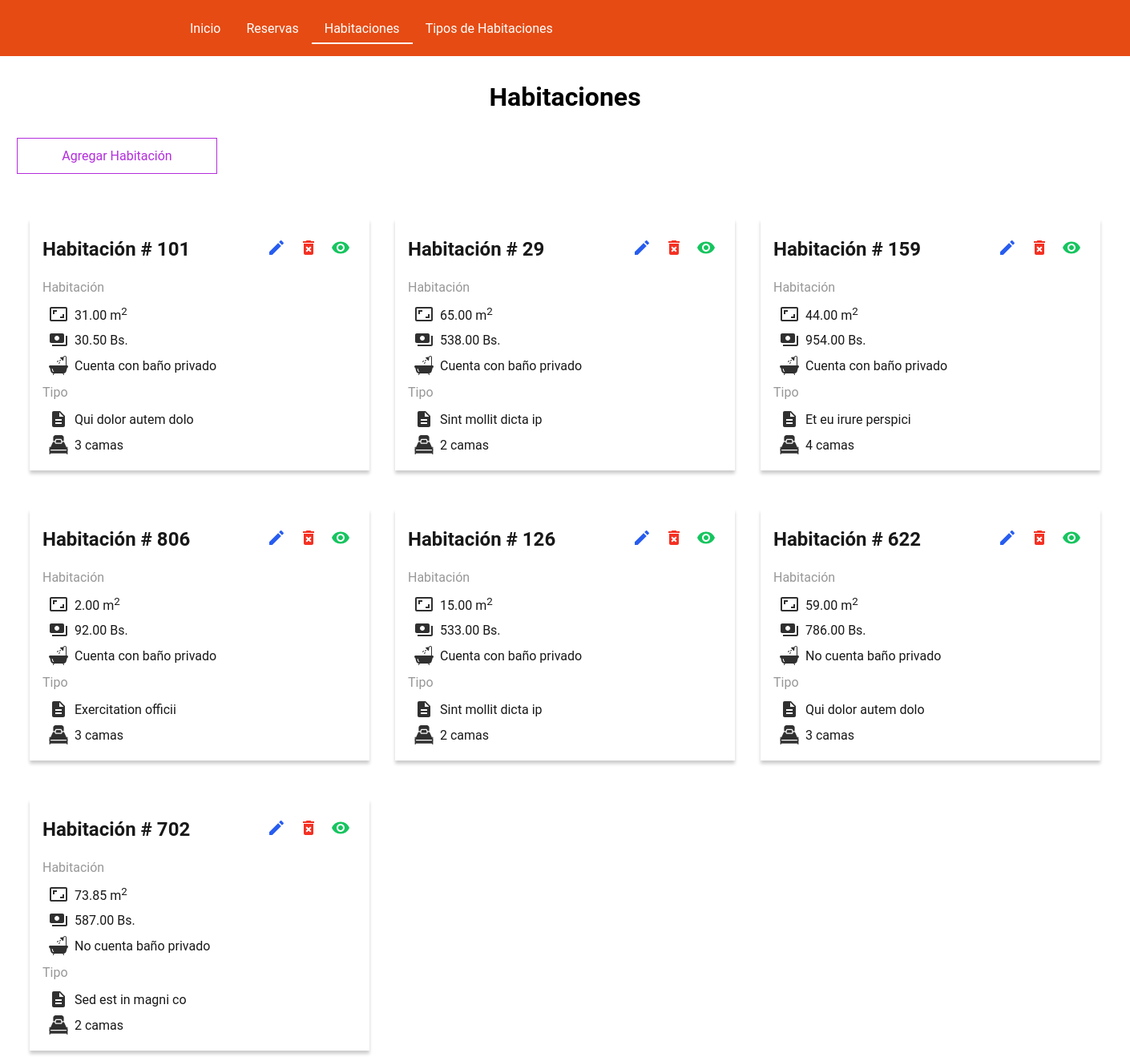
The page /rooms/index.php on the database as committed earlier.
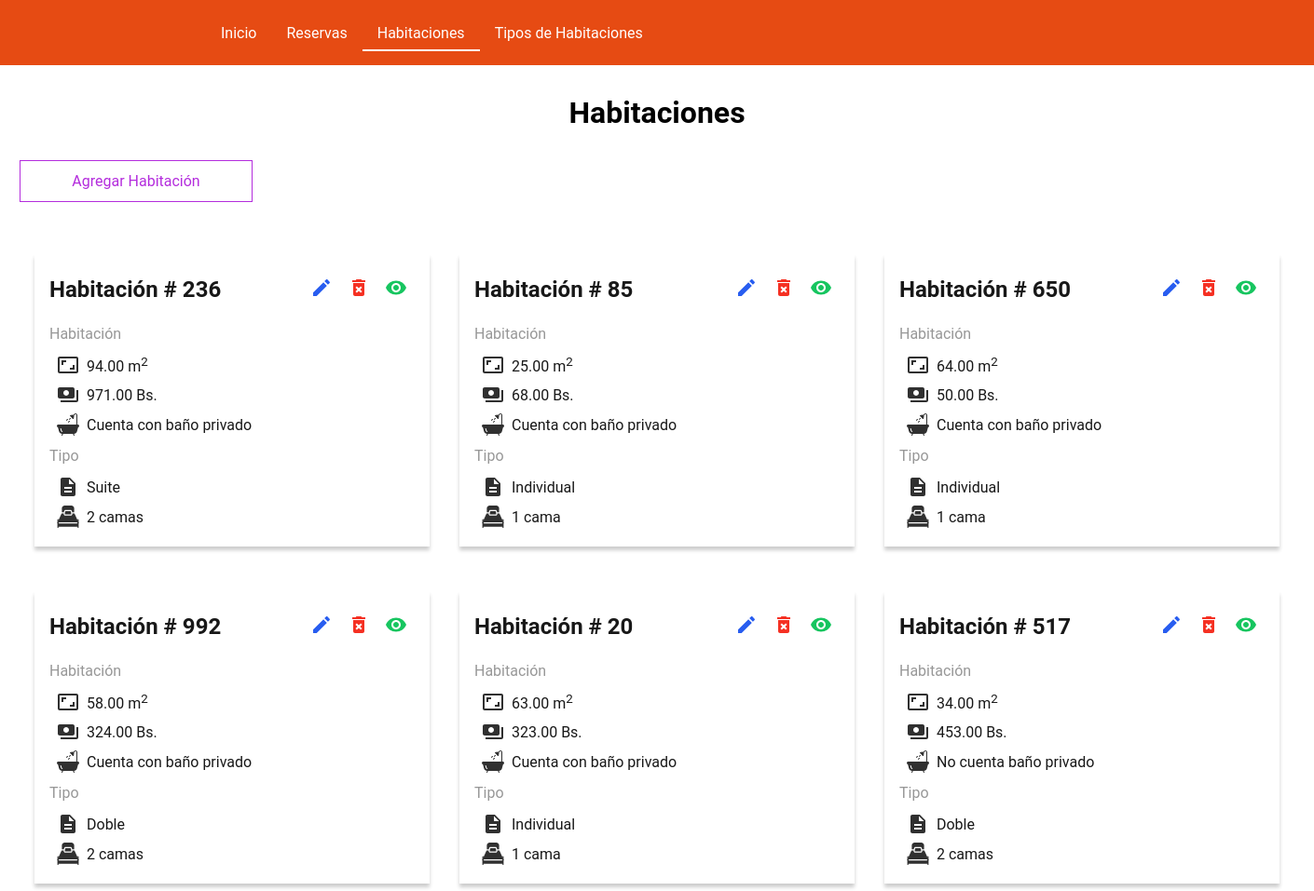
The same page on the database as committed later.
### tables this page shows
CREATE TABLE `rooms` (
  `id` smallint(5) UNSIGNED NOT NULL,
  `number` smallint(5) UNSIGNED NOT NULL,
  `has_private_bathroom` tinyint(1) NOT NULL DEFAULT 0,
  `space` decimal(7,2) NOT NULL,
  `price` decimal(7,2) NOT NULL,
  `type_room_id` tinyint(3) UNSIGNED DEFAULT NULL
);

CREATE TABLE `type_rooms` (
  `id` tinyint(3) UNSIGNED NOT NULL,
  `description` varchar(70) NOT NULL,
  `number_beds` tinyint(3) UNSIGNED NOT NULL
);

### Database.php (called while the page is built, shortened)
<?php
class Database extends mysqli
{
  public function getRooms()
  {
    $query = "SELECT r.id, r.number, r.has_private_bathroom, r.space, r.price, t.description, t.number_beds FROM rooms AS r LEFT JOIN type_rooms AS t ON r.type_room_id = t.id";
    $result = $this->query($query);
    $rooms = $result->fetch_all(MYSQLI_ASSOC);
    return $rooms;
  }
}

### rooms/index.php (the view, shortened to what this page needs)
<!DOCTYPE html>
<html lang="es">
<head>
  <link rel="stylesheet" href="./../css/style.css">
</head>
<body>
  <header class="header">
    <nav class="nav">
      <ul class="nav__list">
        <li class="nav__item">
          <a href="./../index.php" class="nav__link">Inicio</a>
        </li>
        <li class="nav__item">
          <a href="./../reservations/index.php" class="nav__link">Reservas</a>
        </li>
        <li class="nav__item">
          <a href="./../rooms/index.php" class="nav__link nav__link--active">Habitaciones</a>
        </li>
        <li class="nav__item">
          <a href="./../type-rooms/index.php" class="nav__link">
            Tipos de Habitaciones
          </a>
        </li>
      </ul>
    </nav>
  </header>
  <div class="container container--large">
    <h1 class="title">Habitaciones</h1>
    <a class="link link--primary" href="./form-create.php">Agregar Habitación</a>
    <?php
    include('./../database_init.php');
    $rooms = $db->getRooms();
    if (count($rooms) > 0) :
    ?>
      <div class="row">
        <?php
        foreach ($rooms as $room) :
        ?>
          <div class="col-4">
            <div class="card">
              <div class="card__head">
                <h2 class="card__title">Habitación # <?= $room['number'] ?></h2>
                <div class="card__actions">
                  <a class="link link--icon" title="Editar" href="./form-edit.php?id=<?= $room['id'] ?>">
                    <svg class="icon icon--blue link__icon">
                      <use xlink:href="./../assets/feather-sprite.svg#edit" />
                    </svg>
                  </a>
                  <a class="link link--icon" title="Eliminar" href="./delete.php?id=<?= $room['id'] ?>">
                    <svg class="icon icon--red link__icon">
                      <use xlink:href="./../assets/feather-sprite.svg#delete" />
                    </svg>
                  </a>
                  <a class="link link--icon" title="Ver más" href="./show.php?id=<?= $room['id'] ?>">
                    <svg class="icon icon--green link__icon">
                      <use xlink:href="./../assets/feather-sprite.svg#show" />
                    </svg>
                  </a>
                </div>
              </div>
              <div class="card__content">
                <h3 class="card__subtitle">Habitación</h3>
                <ul class="card__list">
                  <li class="card__item">
                    <svg class="icon card__item-icon">
                      <use xlink:href="./../assets/feather-sprite.svg#space" />
                    </svg>
                    <span class="card__item-datum">
                      <?= $room['space'] ?> m<sup>2</sup>
                    </span>
                  </li>
                  <li class="card__item">
                    <svg class="icon card__item-icon">
                      <use xlink:href="./../assets/feather-sprite.svg#price" />
                    </svg>
                    <span class="card__item-datum">
                      <?= $room['price'] ?> Bs.
                    </span>
                  </li>
                  <li class="card__item">
                    <svg class="icon card__item-icon">
                      <use xlink:href="./../assets/feather-sprite.svg#bath" />
                    </svg>
                    <span class="card__item-datum">
                      <?= $room['has_private_bathroom'] ? 'Cuenta con baño privado' : 'No cuenta baño privado' ?>
                    </span>
                  </li>
                </ul>
                <h3 class="card__subtitle">Tipo</h3>
                <ul class="card__list">
                  <li class="card__item">
                    <svg class="icon card__item-icon">
                      <use xlink:href="./../assets/feather-sprite.svg#description" />
                    </svg>
                    <span class="card__item-datum">
                      <?= $room['description'] != NULL ? $room['description'] : 'No definida' ?>
                    </span>
                  </li>
                  <li class="card__item">
                    <svg class="icon card__item-icon">
                      <use xlink:href="./../assets/feather-sprite.svg#bed" />
                    </svg>
                    <span class="card__item-datum">
                      <?= $room['number_beds'] ?> <?= $room['number_beds'] == 1 ? 'cama' : 'camas' ?>
                    </span>
                  </li>
                </ul>
              </div>
            </div>
          </div>
        <?php
        endforeach;
        ?>
      </div>
    <?php
    endif;
    ?>
  </div>
</body>
</html>

Rows that differ between the two databases and show on the page:
removed rooms: number "101", space "31.00", price "30.50", has_private_bathroom "Cuenta con baño privado", type_room.description "Qui dolor autem dolo", type_room.number_beds "3", shows "camas"
removed rooms: number "29", space "65.00", price "538.00", has_private_bathroom "Cuenta con baño privado", type_room.description "Sint mollit dicta ip", type_room.number_beds "2", shows "camas"
removed rooms: number "159", space "44.00", price "954.00", has_private_bathroom "Cuenta con baño privado", type_room.description "Et eu irure perspici", type_room.number_beds "4", shows "camas"
removed rooms: number "806", space "2.00", price "92.00", has_private_bathroom "Cuenta con baño privado", type_room.description "Exercitation officii", type_room.number_beds "3", shows "camas"
removed rooms: number "126", space "15.00", price "533.00", has_private_bathroom "Cuenta con baño privado", type_room.description "Sint mollit dicta ip", type_room.number_beds "2", shows "camas"
removed rooms: number "622", space "59.00", price "786.00", has_private_bathroom "No cuenta baño privado", type_room.description "Qui dolor autem dolo", type_room.number_beds "3", shows "camas"
removed rooms: number "702", space "73.85", price "587.00", has_private_bathroom "No cuenta baño privado", type_room.description "Sed est in magni co", type_room.number_beds "2", shows "camas"
added rooms: number "236", space "94.00", price "971.00", has_private_bathroom "Cuenta con baño privado", type_room.description "Suite", type_room.number_beds "2", shows "camas"
added rooms: number "85", space "25.00", price "68.00", has_private_bathroom "Cuenta con baño privado", type_room.description "Individual", type_room.number_beds "1", shows "cama"
added rooms: number "650", space "64.00", price "50.00", has_private_bathroom "Cuenta con baño privado", type_room.description "Individual", type_room.number_beds "1", shows "cama"
added rooms: number "992", space "58.00", price "324.00", has_private_bathroom "Cuenta con baño privado", type_room.description "Doble", type_room.number_beds "2", shows "camas"
added rooms: number "20", space "63.00", price "323.00", has_private_bathroom "Cuenta con baño privado", type_room.description "Individual", type_room.number_beds "1", shows "cama"
added rooms: number "517", space "34.00", price "453.00", has_private_bathroom "No cuenta baño privado", type_room.description "Doble", type_room.number_beds "2", shows "camas"
